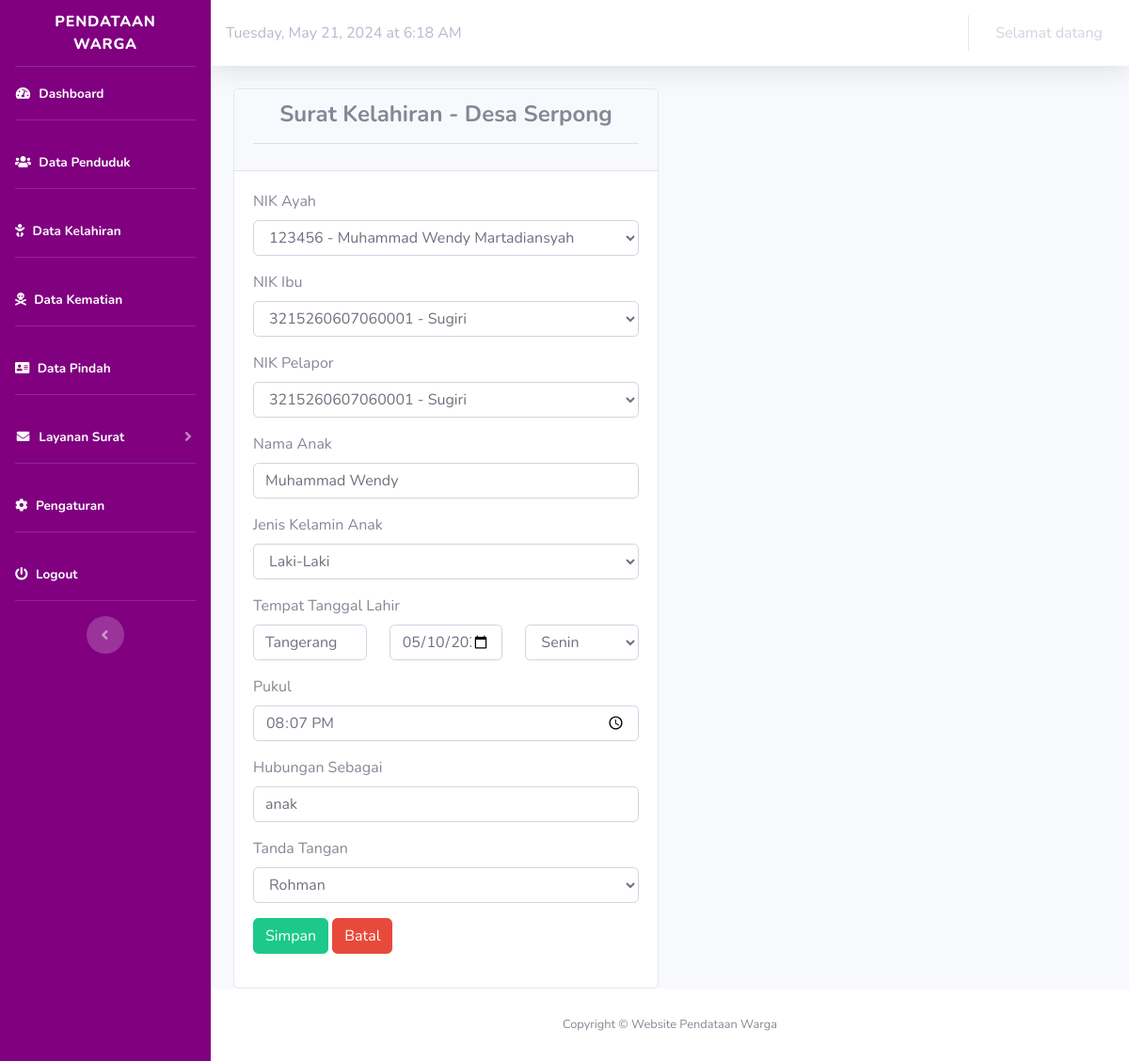
Page /SuratKelahiran/edit/7 on the earlier database version.
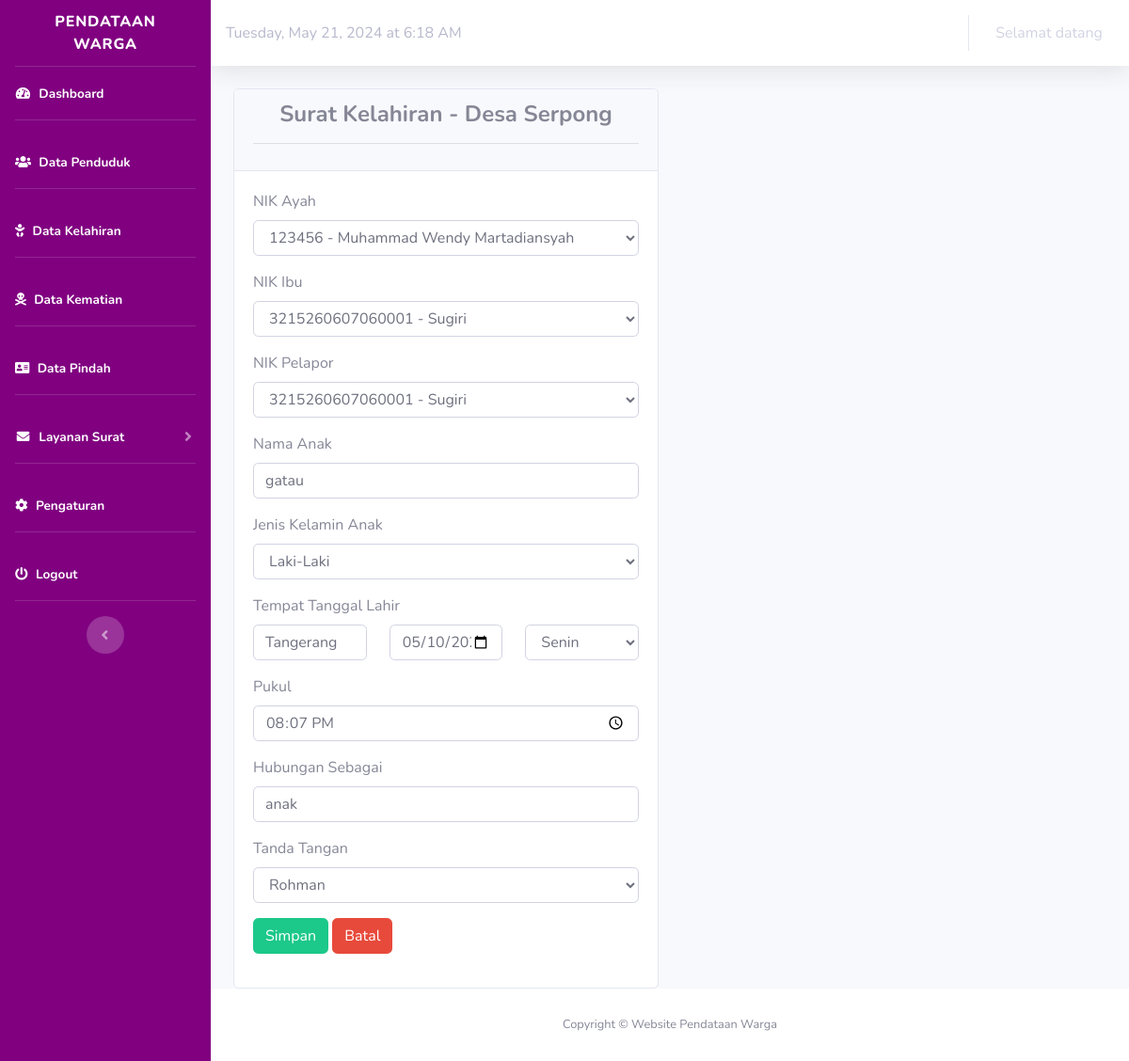
Same page on the later database version.
### tables this page shows
CREATE TABLE `surat_kelahiran` (
  `id_surat_kelahiran` int(50) NOT NULL,
  `id_pejabat` int(11) NOT NULL,
  `nik_ayah` varchar(30) NOT NULL,
  `nik_ibu` varchar(30) NOT NULL,
  `nik_pelapor` varchar(30) NOT NULL,
  `nama_anak` varchar(255) NOT NULL,
  `kelamin_anak` varchar(15) NOT NULL,
  `tempat_lahir_anak` varchar(255) NOT NULL,
  `tanggal_lahir_anak` date NOT NULL,
  `jam_lahir_anak` varchar(10) NOT NULL,
  `hari_lahir_anak` varchar(20) NOT NULL,
  `hubungan_sebagai` varchar(100) NOT NULL,
  `tanggal_surat_kelahiran` date NOT NULL
);

CREATE TABLE `penduduk` (
  `nik` bigint(16) NOT NULL,
  `no_kk` bigint(16) NOT NULL,
  `nama` varchar(50) NOT NULL,
  `tempat_lahir` varchar(20) NOT NULL,
  `tanggal_lahir` date NOT NULL,
  `jenis_kelamin` varchar(20) NOT NULL,
  `alamat` varchar(100) NOT NULL,
  `rt` varchar(5) NOT NULL,
  `rw` varchar(50) NOT NULL,
  `agama` varchar(20) NOT NULL,
  `status_perkawinan` varchar(20) NOT NULL,
  `pendidikan` varchar(50) NOT NULL,
  `pekerjaan` varchar(20) NOT NULL,
  `status` varchar(50) NOT NULL,
  `golongan_darah` varchar(20) NOT NULL,
  `kewarganegaraan` varchar(20) NOT NULL
);

CREATE TABLE `pejabat` (
  `id_pejabat` int(11) NOT NULL,
  `nama_pejabat` varchar(255) NOT NULL,
  `nip_pejabat` varchar(255) NOT NULL,
  `jabatan_pejabat` varchar(255) NOT NULL
);

### application/controllers/SuratKelahiran.php (called while the page is built, shortened)
<?php
class SuratKelahiran extends CI_Controller
{
    public function __construct()
    {
        $this->load->model('M_surat_kelahiran');
        $this->load->model('m_penduduk');
    }
    public function edit($id)
    {
        $data['title'] = "Surat Kelahiran - Desa Serpong";
        $data['penduduk'] = $this->m_penduduk->tampil();
        $data['pendudukk'] = $this->m_penduduk->tampil();
        $data['pendudukkk'] = $this->m_penduduk->tampil();
        $data['pejabat'] = $this->M_surat_kelahiran->pejabat();
        $data['surat_kelahiran'] = $this->M_surat_kelahiran->edit_surat_kelahiran($id);
        if ($this->input->post('edit_surat_kelahiran')) {
            $data = array(
                'nik_ayah' => $this->input->post('ayah'),
                'nik_ibu' => $this->input->post('ibu'),
                'nik_pelapor' => $this->input->post('pelapor'),
                'nama_anak' => $this->input->post('nama'),
                'kelamin_anak' => $this->input->post('kelamin'),
                'tempat_lahir_anak' => $this->input->post('tempat'),
                'tanggal_lahir_anak' => $this->input->post('tanggal'),
                'jam_lahir_anak' => $this->input->post('jam'),
                'hari_lahir_anak' => $this->input->post('hari'),
                'id_pejabat' => $this->input->post('pejabat'),
                'hubungan_sebagai' => $this->input->post('hubungan'),
            );
            $where = array(
                'id_surat_kelahiran' => $this->input->post('id'),
            );
            $this->M_surat_kelahiran->proses_edit_surat_kelahiran($where, $data);
            $this->session->set_flashdata('sukses', 'Data berhasil diedit.');
            redirect(base_url('SuratKelahiran/'));
        } else {
            $this->load->view('template/header', $data);
            $this->load->view('template/sidebar');
            $this->load->view('template/topbar');
            $this->load->view('surat/kelahiran/edit_surat_kelahiran');
            $this->load->view('template/footer');
        }
    }
}

### index.php (called while the page is built, shortened)
<?php
require_once BASEPATH.'core/CodeIgniter.php';

### application/models/M_surat_kelahiran.php (called while the page is built, shortened)
<?php
class M_surat_kelahiran extends CI_Model
{
    public function pejabat()
    {
        return $this->db->query("SELECT * FROM pejabat")->result();
    }
    public function edit_surat_kelahiran($id)
    {
        $this->db->where('id_surat_kelahiran', $id);
        return $this->db->get('surat_kelahiran')->row();
    }
}

### application/models/m_penduduk.php (called while the page is built, shortened)
<?php
class M_penduduk extends CI_Model
{
    public function tampil()
    {
        return $this->db->get('penduduk')->result();
    }
}

### application/views/surat/kelahiran/edit_surat_kelahiran.php (the view, shortened to what the changed rows need)
<div class="content-wrapper">
    <section class="content">
        <div class="container">
            <div class="row justify-content">
                <div class="col-md-6">
                    <div class="card">
                        <div class="card-body">
                            <form action="<?php echo base_url('SuratKelahiran/edit/' . $surat_kelahiran->id_surat_kelahiran); ?>" method="post">
                                <div class="form-group">
                                    <label>NIK Ayah</label>
                                    <select name="ayah" class="form-control" required>
                                        <?php foreach ($penduduk as $ayah) : ?>
                                            <option value="<?php echo $ayah->nik; ?>" <?php echo ($ayah->nik == $surat_kelahiran->nik_ayah) ? 'selected' : ''; ?>>
                                                <?php echo $ayah->nik; ?> - <?php echo $ayah->nama; ?>
                                            </option>
                                        <?php endforeach; ?>
                                    </select>
                                </div>
                                <div class="form-group">
                                    <label>NIK Ibu</label>
                                    <select name="ibu" class="form-control" required>
                                        <?php foreach ($pendudukk as $ibu) : ?>
                                            <option value="<?php echo $ibu->nik; ?>" <?php echo ($ibu->nik == $surat_kelahiran->nik_ibu) ? 'selected' : ''; ?>>
                                                <?php echo $ibu->nik; ?> - <?php echo $ibu->nama; ?>
                                            </option>
                                        <?php endforeach; ?>
                                    </select>
                                </div>
                                <div class="form-group">
                                    <label>NIK Pelapor</label>
                                    <select name="pelapor" class="form-control" required>
                                        <?php foreach ($pendudukkk as $pelapor) : ?>
                                            <option value="<?php echo $pelapor->nik; ?>" <?php echo ($pelapor->nik == $surat_kelahiran->nik_pelapor) ? 'selected' : ''; ?>>
                                                <?php echo $pelapor->nik; ?> - <?php echo $pelapor->nama; ?>
                                            </option>
                                        <?php endforeach; ?>
                                    </select>
                                </div>
                                <div class="form-group">
                                    <label>Nama Anak</label>
                                    <input type="text" name="nama" class="form-control" value="<?php echo $surat_kelahiran->nama_anak; ?>" placeholder="Nama Anak" required>
                                </div>
                                <div class="form-group">
                                    <label>Jenis Kelamin Anak</label>
                                    <select name="kelamin" class="form-control" required>
                                        <option value="Laki-Laki" <?php echo ($surat_kelahiran->kelamin_anak == 'Laki-Laki') ? 'selected' : ''; ?>>Laki-Laki</option>
                                    </select>
                                </div>
                                <div class="form-group">
                                    <div class="row">
                                        <div class="col-md-4">
                                            <input type="text" name="tempat" class="form-control" value="<?php echo $surat_kelahiran->tempat_lahir_anak; ?>" placeholder="Tempat">
                                        </div>
                                        <div class="col-md-4">
                                            <input type="date" name="tanggal" class="form-control" value="<?php echo $surat_kelahiran->tanggal_lahir_anak; ?>" required>
                                        </div>
                                        <div class="col-md-4">
                                            <select name="hari" class="form-control" required>
                                                <option value="Senin" <?php echo ($surat_kelahiran->hari_lahir_anak == 'Senin') ? 'selected' : ''; ?>>Senin</option>
                                            </select>
                                        </div>
                                    </div>
                                </div>
                                <div class="form-group">
                                    <label>Pukul</label>
                                    <input type="time" name="jam" class="form-control" value="<?php echo $surat_kelahiran->jam_lahir_anak; ?>" required>
                                </div>
                                <div class="form-group">
                                    <label>Hubungan Sebagai</label>
                                    <input type="text" name="hubungan" class="form-control" value="<?php echo $surat_kelahiran->hubungan_sebagai; ?>" placeholder="Hubungan Sebagai" required>
                                </div>
                                <div class="form-group">
                                    <label>Tanda Tangan</label>
                                    <select name="pejabat" class="form-control" required>
                                        <?php foreach ($pejabat as $data_pejabat) : ?>
                                            <option value="<?php echo $data_pejabat->id_pejabat; ?>" <?php echo ($data_pejabat->id_pejabat == $surat_kelahiran->id_pejabat) ? 'selected' : ''; ?>>
                                                <?php echo $data_pejabat->nama_pejabat; ?></option>
                                        <?php endforeach; ?>
                                    </select>
                                </div>
                            </form>
                        </div>
                    </div>
                </div>
            </div>
        </div>
    </section>
</div>

Differences in the rows shown:
changed surat_kelahiran "Laki-Laki": nama "Muhammad Wendy" → "gatau"
